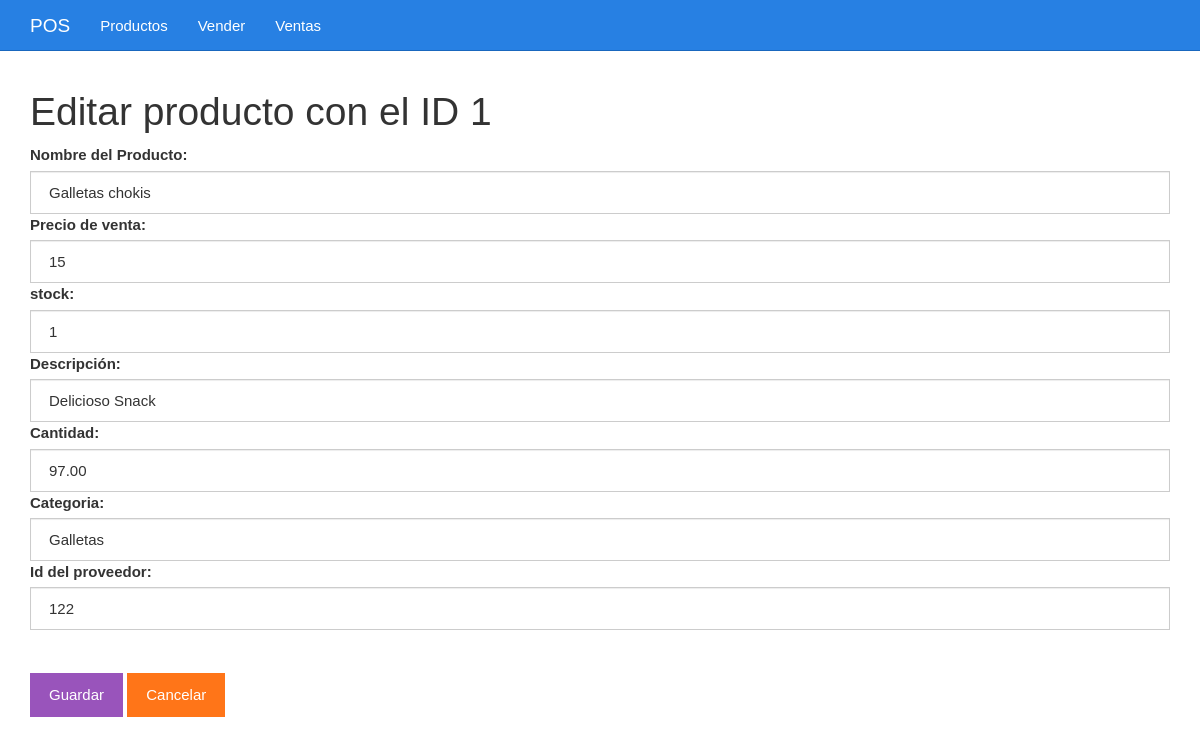
The page /editar.php?id_producto=1 on the database its author committed.
### tables this page shows
CREATE TABLE `productos` (
  `id_producto` bigint(20) UNSIGNED NOT NULL,
  `nombre` varchar(255) NOT NULL,
  `precio` varchar(255) NOT NULL,
  `stock` int(20) NOT NULL,
  `descripcion` varchar(500) NOT NULL,
  `cantidadd` decimal(5,2) NOT NULL,
  `categoria` varchar(50) NOT NULL,
  `id_proveedor` int(10) NOT NULL
);

### editar.php (the view, shortened to what this page needs)
<?php
$id_producto = $_GET["id_producto"];
include_once "base_de_datos.php";
$sentencia = $base_de_datos->prepare("SELECT * FROM productos WHERE id_producto = ?;");
$sentencia->execute([$id_producto]);
$producto = $sentencia->fetch(PDO::FETCH_OBJ);
?>
<?php include_once "encabezado.php" ?>
	<div class="col-xs-12">
		<h1>Editar producto con el ID <?php echo $producto->id_producto; ?></h1>
		<form method="post" action="guardarDatosEditados.php">
			<label for="nombre">Nombre del Producto:</label>
			<input value="<?php echo $producto->nombre ?>" class="form-control" name="nombre" required type="text" id="nombre" placeholder="Escribe el nombre">
			<label for="precio">Precio de venta:</label>
			<input value="<?php echo $producto->precio ?>" class="form-control" name="precio" required type="number" id="precio" placeholder="Precio de venta">
			<label for="stock">stock:</label>
			<input value="<?php echo $producto->stock ?>" class="form-control" name="stock" required type="number" id="stock" placeholder="Cantidad o stock">
			<label for="descripcion">Descripción:</label>
			<input value="<?php echo $producto->descripcion ?>" class="form-control" name="descripcion" required type="text" id="descripcion" placeholder="descripcion">
			<label for="cantidadd">Cantidad:</label>
			<input value="<?php echo $producto->cantidadd ?>" class="form-control" name="cantidadd" required type="number" id="cantidad" placeholder="cantidad de compra">
			<label for="categoria">Categoria:</label>
			<input value="<?php echo $producto->categoria ?>" class="form-control" name="categoria" required type="text" id="categoria" placeholder="Categoria">
			<label for="id_proveedor">Id del proveedor:</label>
			<input value="<?php echo $producto->id_proveedor ?>" class="form-control" name="id_proveedor" required type="number" id="id_proveedor" placeholder="id_proveedor">
			<br><br><input class="btn btn-info" type="submit" value="Guardar">
			<a class="btn btn-warning" href="./listar.php">Cancelar</a>
		</form>
	</div>
<?php include_once "pie.php" ?>

### css/estilo.css (style rules this page uses)
body { padding-top: 70px; }

### rows shown on the page
productos: id_producto "1", nombre "Galletas chokis", precio "15", stock "1", descripcion "Delicioso Snack", cantidadd "97.00", categoria "Galletas", id_proveedor "122"
